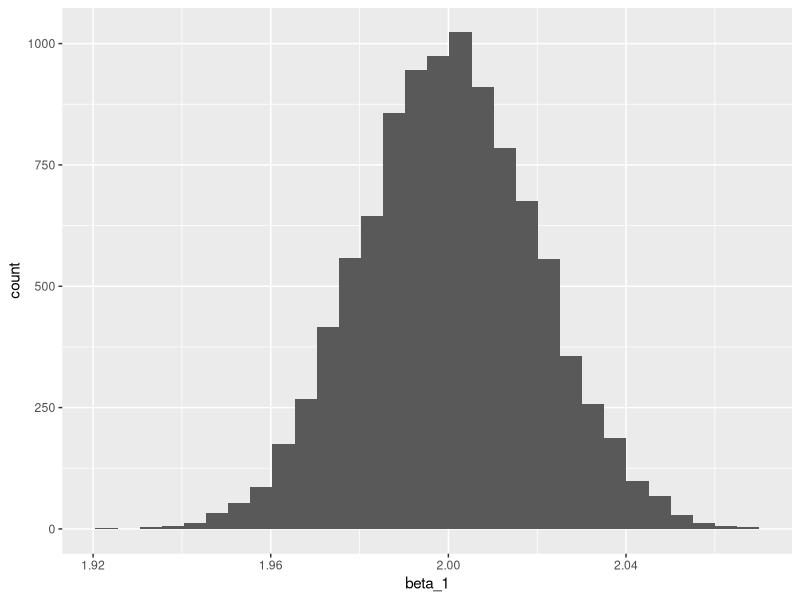

The R script that drew this image: (Note: a time limit stopped this script after it produced the figure.)
## ---- chunk 1
knitr::opts_chunk$set(cache = TRUE, echo = TRUE, warning = FALSE, message = FALSE)
## ---- chunk 2
library(tidyverse)
library(knitr)
## ---- chunk 3
set.seed(123456)
# doesn't appear that the distribution of X was specified
# I just used standard normal for x_1
N <- 10000


X_0 <- rep(1, N)
X_1 <-rnorm(n = N)

sigma <- 2
U <- rnorm(n = N, sd = sigma)

data <- tibble(X_0 = X_0,
               X_1 = X_1,
               U = U) 

kable(head(data))
## ---- chunk 4
beta <- c(2,3)

data <- data %>%
  mutate(Y = X_0*beta[[1]] + X_1*beta[[2]] + U)

knitr::kable(head(data))
## ---- chunk 5

X <- as.matrix(tibble(int =1,
            X_1 = data$X_1))

Y <- data$Y

beta_n <- solve(t(X)%*%X)%*%t(X)%*%Y

kable(beta_n)
## ---- chunk 6
u <- Y - X%*%beta_n

u_sq <- as.vector(u *u)

sigma_sq_hat <- sum(u_sq)/N

V <- solve(t(X)%*%X)*sigma_sq_hat

se <- sqrt(diag(V))

kable(se)
## ---- chunk 7
ols <- lm(Y ~ X_1, data)

summary(ols)
## ---- chunk 8

beta_sampler <- function(N = 10000, sigma = 2, beta =  c(2,3)){
  # we used standard normal for x_1
  X_0 <- rep(1, N)
  X_1 <-rnorm(n = N)
  
  
  U <- rnorm(n = N, sd = sigma)
  
  data <- tibble(X_0 = X_0,
                 X_1 = X_1,
                 U = U) 
  data <- data %>%
    mutate(Y = X_0*beta[[1]] + X_1*beta[[2]] + U)
  
  X <- as.matrix(tibble(int =1,
              X_1 = data$X_1))
  
  Y <- data$Y
  
  beta_n <- solve(t(X)%*%X)%*%t(X)%*%Y
  
  return(beta_n)
}
## ---- chunk 9
S <- 10000

beta_0_list <- vector(mode = "numeric" , length = S)
beta_1_list <- vector(mode = "numeric" , length = S)

set.seed(123456)

for (k in seq(1:S)) {
  current_sample <- beta_sampler()  
  
  beta_0_list[k] <- current_sample[[1]]
  beta_1_list[k] <- current_sample[[1]]
  
}
## ---- chunk 10
tibble(beta_1 = beta_1_list) %>%
  ggplot(aes(x = beta_1)) + 
  geom_histogram()
## ---- chunk 11
sd(beta_1_list)
## ---- chunk 12
set.seed(123456)
rct_sample <- function(N = 10000){
  U_1 <- rnorm(n = N)
  U_2 <- rnorm(n = N)
  
  assignment <- runif(n = N)
  
  sample <- tibble(U_1,
                   U_2,
                   assignment) %>%
    mutate(Y_1 = 5 + U_1,
           Y_0 = 2 + U_2,
           D = ifelse(assignment>0.5, 1, 0),
           beta = Y_1 - Y_0,
           Y = Y_0 + D*beta)

  
  return(sample)
  
}

single_sample <- rct_sample()

summary(lm(Y ~ D, data = single_sample))
## ---- chunk 13
N <- 10000
S <- 10000
  
beta_list <- vector(mode = "numeric", length = S)
  
for (k in seq(1:S)) {
    bootstrap <- single_sample %>%
      select(Y, D) %>%
      sample_n(size = N, replace = TRUE)
      
    model <- lm(Y ~ D, data = bootstrap)
    

    beta_list[[k]] <- model$coefficients[[2]]
}
## ---- chunk 14
sd(beta_list)
## ---- chunk 15
tibble(beta = beta_list) %>%
  ggplot(aes(x = beta)) +
  geom_histogram()
## ---- chunk 16

N <- 10000
S <- 10000
  
bad_boot_strap_list <- vector(mode = "numeric", length = S)
  
for (k in seq(1:S)) {
    Y <- sample(single_sample$Y, size = N, replace = TRUE)
    D <- sample(single_sample$Y, size = N, replace = TRUE)
    
    
    model <- lm(Y ~ D)
    

    bad_boot_strap_list[[k]] <- model$coefficients[[2]]
}

tibble(beta = bad_boot_strap_list) %>%
  ggplot(aes(x = beta)) +
  geom_histogram()
